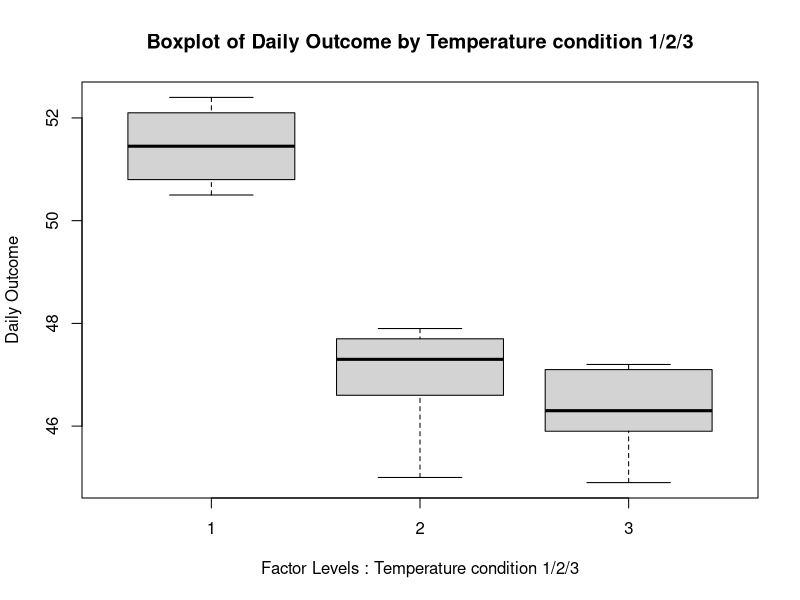
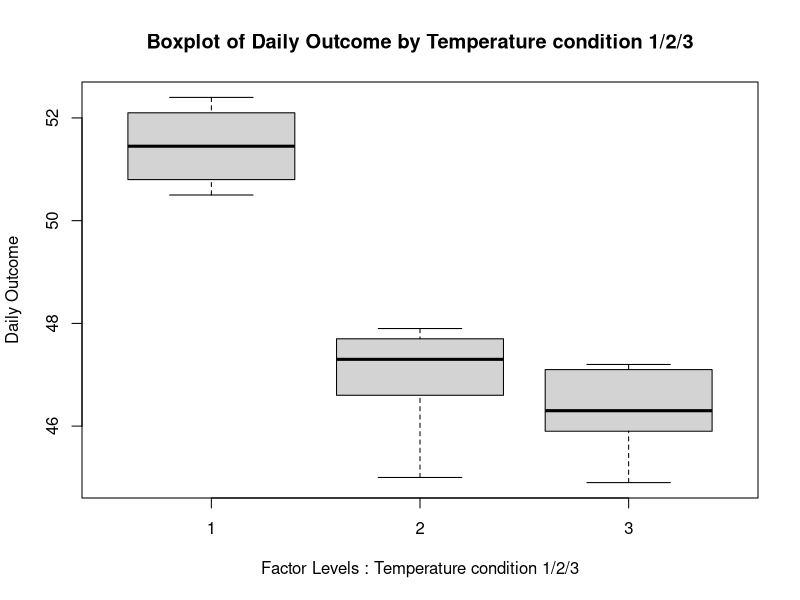

Write the R code that produced these figures, in order.

# 일원분산분석(one-way ANOVA) : aov()
# http://rfriend.tistory.com/131

# 2개의 모집단에 대한 평균을 비교, 분석하는 통계적 기법으로 
# t-Test를 활용하였다면, 비교하고자 하는 집단이 3개 이상일 경우에는 
# 분산분석 (ANOVA : Analysis Of Variance)를 이용합니다. 

# 설명변수는 범주형 자료(categorical data)이어야 하며, 
# 종속변수는 연속형 자료(continuous data) 일 때 3개 이상 집단 간 
# 평균 비교분석에 분산분석(ANOVA) 을 사용하게 됩니다.

# 분산분석(ANOVA)은 기본적으로 분산의 개념을 이용하여 분석하는 방법으로서, 
# 분산을 계산할 때처럼 편차의 각각의 제곱합을 해당 자유도로 나누어서 
# 얻게 되는 값을 이용하여 수준평균들간의 차이가 존재하는 지를 판단하게 됩니다.  

# 분산분석 (ANOVA)은 영국의 통계학자 피셔(R.A. Fisher)가 
# 고안한 분석 기법으로서, 최초에는 농사실험과 관련된 연구에서 
# 사용되었으나 요즘에는 사회과학, 공학, 의학 등 폭넓게 적용되고 있습니다. 

# 3개 이상의 집단에 대한 비교 시 모집단이 정규분포를 따르지 않을 경우에는 
# 비모수 추정과 검정 기법을 이용해야 하며, 
# 이에 대해서는 추후에 별도로 다루도록 하겠습니다.

# 분산분석은 측정하고자 하는 값에 영향을 미치는 요인(Factor)의 수에 
# 따라서 구분하는데요, 가령, 작업자(Worker)에 따라서 
# 생산량(Volume of Production)의 차이가 있는가를 비교 분석한다고 했을 때 
# '작업자(Worker)'가 바로 요인(Factor)이 되겠습니다. 
# 그리고 작업자 3명 '홍길동', '김철희', '최영희'를 요인 수준 (Factor Level) 
# 혹은 처리 (treatment) 라고 합니다.

# 측정값에 영향을 미치는 요인(Factor)이 1 개인 실험은 '일원분산분석' 
# (one-way ANOVA) 라고 하며, 측정값에 영향을 미치는 요인(Factor)이 
# 2 개인 실험은 '이원분산분석' (two-way ANOVA) 라고 부릅니다.


# [ ANOVA Model and Description in R ]

# n-way ANOVA     Model        Description

# one-way ANOVA   y ~ x1       y is explained by x1 only

# two-way ANOVA   y ~ x1 + x2  y is explained by x1 and x2

# two-way ANOVA   y ~ x1 * x2  y is explained by x1, x2 and the interaction between them 

# three-way ANOVA y ~ x1 + x2 + x3   y is explained by x1, x2 and x3


# 이번 포스팅에서는 요인(Factor)이 1개인 일원분산분석(one-way ANOVA)의 이론과 
# R의 aov() 함수의 사용법에 대해서 설명해보겠습니다.

# 요인(Factor)이 1개이면서 r개의 요인 수준(Factor Level)을 가지고 있고, 
# 각 수준에서 박복 측정수가 n개인 일원분산분석(one-way ANOVA)는 
# 다음과 같은 형태의 자료 형태와 모형을 가지게 됩니다. 


# 분산분석(ANOVA)은 측정된 자료값들의 전체 변동을 비교하고자 
# 하는 요인 수준(Factor Level) 간의 차이에 의해서 발생하는 변동과 
# 그 밖의 요인에 의해서 발생하는 변동으로 나누어서 자료를 분석하는 것이 
# 기본 원리가 되겠습니다. 

# 위에서 제시한 식의 양변을 제곱하여 전체 측정값들에 대해서 모두 더하여 식을 정리하면 아래와 같이 됩니다. (자세한 과정은 생략함) 

# 위의 총제곱합(SST)와 처리제곱합(SSTR), 오차제곱합(SSE) 
# 간의 기본원리를 이용하여 분산분석에서 사용하는 통계량들을 
# 표로 일목요연하게 정리한 것이 아래의 일원분산분석표(one-way ANOVA table) 가 
# 되겠습니다.

# 분산분석표의 제일 오른쪽에 있는 F0 통계량을 이용해서 
# 전체 수준들간의 평균이 같은지 아니면 다른지를 검정합니다.  
# 기본 개념을 설명하자면, F0 통계량은 처리평균제곱 (MSTR)의 크기에 
# 영향을 받으므로 처리평균제곱 (MSTR)이 커지면 오차평균제곱(MSE)은 
# 작아지게 되며, 따라서 F0 통계량은 분자가 커지고 분모가 작아지므로 
# 당연히 커지게 됩니다. 즉, F0 통계량 값이 크다는 것은 
# 수준 평균들간에 평균의 차이가 크다는 의미가 되겠습니다.

# 그러면, 요인효과에 대한 검정을 위해서 분산분석에서는 아래와 같은 
# 귀무가설과 대립가설을 사용하며, 검정통계량으로는 F 를 사용하여 
# 기각역 또는 P-value 에 의해서 검정을 하게 됩니다.  

# 이론 설명이 무척 길어졌는데요, 이제 드디어, 
# 아래 문제를 R의 aov() 함수를 사용해서 풀어보도록 하겠습니다.

# 문제 ) 정유사에서 온도(Factor, one-way)에 따라서 휘발유 
# 생산량에 변화가 있는지 (즉, 영향이 있는지) 알아보기 위하여 
# 온도를 3가지 조건(3 Factor Levels)으로 실험설계를 하여 
# 10번에 걸쳐서 휘발유 생산량을 측정하였습니다. 
# 관찰값이 아래와 같을 때 조사되었을 때 온도의 조건에 따라서 
#  휘발유 생산량에 차이가 있는지 유의수준 α = 10% 로 검정하시오. 

# R에 (1) 위의 관측값들을 벡터로 입력하고,
# (2) boxplot() 함수와 summary()를 이용하여 탐색적 분석을 해본 후에,
# (3) aov() 함수를 이용하여 one-way ANOVA 분석을 하였으며 
# : aov(y ~ group, data = dataset)
# (4) 기본 가정 중에 오차의 등분산성을 검정하기 위해 Bartlett 검정
# : bartlett.test(y ~ group, data = dataset)
# 을 실시하였습니다.
# 이때 조심해야 할 것이 있는데요, dataset을 데이터프레임으로 해서 
# 그룹(group, factor level)에 해당하는 변수는 반드시 
# 요인(Factor)형이어야 하므로, 만약 요인(Factor)형이 아니라면 
# 먼저 transfrom(factor()) 함수를 이용해서 변환을 시켜주고 
# ANOVA 분석을 수행해야 합니다. 


##----------------------------------------------------------
## One-way ANOVA : aov(), oneway.test
##----------------------------------------------------------

##--- Are there any daily outcome differences among temperature conditions?
# group 1 : temperature condition 1 
# group 2 : temperature condition 2
# group 3 : temperature condition 3
 
# daily outcome by tmep condition (group 1/2/3)
y1 <- c(50.5, 52.1, 51.9, 52.4, 50.6, 51.4, 51.2, 52.2, 51.5, 50.8)
y2 <- c(47.5, 47.7, 46.6, 47.1, 47.2, 47.8, 45.2, 47.4, 45.0, 47.9)
y3 <- c(46.0, 47.1, 45.6, 47.1, 47.2, 46.4, 45.9, 47.1, 44.9, 46.2)

y <- c(y1, y2, y3)
y
n <- rep(10, 3)
n
group <- rep(1:3, n)
group

# combining into data.frame
group_df <- data.frame(y, group)
group_df

sapply(group_df, class)

# transform from 'integer' to 'factor'
group_df <- transform(group_df, group = factor(group))
sapply(group_df, class)

# boxplot
attach(group_df)
boxplot(y ~ group,main = "Boxplot of Daily Outcome by Temperature condition 1/2/3"
        ,xlab = "Factor Levels : Temperature condition 1/2/3"
        ,ylab = "Daily Outcome")


# descriptive statistics by group
tapply(y, group, summary)

detach(group_df)

# one-wayANOVA
aov(y ~ group, data = group_df)
summary(aov(y ~ group, data = group_df))

# Bartlett test to test the null hypothesis of equal group variances
bartlett.test(y ~ group, data = group_df)


# 일원분산분석(one-way ANOVA) 결과 검정통계량 F-value가 81으로 나왔으며, 
# P-value 값은 '1.2e-13'으로서 매우 작게 나와 유의수준 10% 에서 
# 귀무가설을 기각하고 대립가설을 채택하게 되어 "온도 조건 1/2/3에 
# 따라서 휘발유 생산량에 차이가 있다"라고 판단할 수 있겠습니다.

# 오차의 등분산성 가정에 대해 Bartlett 검정 결과 P-value가 0.4368로서 
# 유의수준 10%에서 귀무가설을 채택하여 "오차의 등분산성 가정을 만족한다"고 
# 할 수 있겠습니다.


# R (2) 다중비교 - Tukey의 HSD (honestly significant difference) 검정 : 
# TukeyHSD()

# 지난번 포스팅에서 일원분산분석(one-way ANOVA) 이론과 R 의 aov() 함수에 
# 대해서 알아보았습니다.  그러면 이번 포스팅에서는 일원분산분석 후에 
# 이어서 하게 되는 다중비교(Multiple Comparison)에 대해서 알아보겠습니다.

# 수준의 수가 2일 때 일원분산분석에서 귀무가설 H0가 기각될 경우에는 
# 두 수준 평균간의 차이에 대해서는 t-Test를 적용하면 됩니다.  
# 하지만 수준의 수(number of Levles, groups)가 3개 이상인 경우에는 
# t-Test를 사용하면 안됩니다.  왜냐하면 비교해야할 수준수가 커질수록 
# 두 수준간의 짝들 간의 비교(pair-wise comaprison)를 하게 되면 
# 제 1종 오류(참을 거짓으로 판정할 오류)가 애초 정한 
# 유의수준 α(significance level α)가 아니라 이보다 훨씬 커지게 되기 때문입니다.

# t-Test를 사용할 경우 무슨 일이 벌어지는지 예를 들어서 설명해보겠습니다.  
# 만약 수준의 수(number of Levels, groups)가 5개일 경우 
# 각 각 쌍을 지어서 비교를 한다고 했을 때 수준평균짝들의 
# 총 갯수는 10개(5 Combination 2 = 4 + 3 + 2 + 1 = 10) 
# (R의 combination 함수를 사용하면, choose(5,2) 하면 10이 나옴) 
# 이므로 t-Test를 10번 적용해야 합니다.  
# 만약 유의수준 α (significance level α) = 0.05라고 한다면, 
# 10번의 t-Test를 각각 독립적으로 하고 나면 
# 제1종 오류가 생길 확률은 1 - (0.95)^10 = 0.4012631 가 됩니다.  
# 이는 처음의 유의수준 α 0.05보다 약 8배 크며, 
# 1종 오류가 생길 확률도 약 8배 정도 크다는 소리입니다. 

# 이러한 오류를 피하기 위해서는 유의수준을 설정된 크기로 유지하면서 
# 모든 두 수준짝들의 평균을 동시에 비교할 수 있도록 고안된 검정방법인 
# 다중비교(multiple comparison)으로 
# Tukey's HSD(honestly significant difference) test와 
# Duncan's LSR(least significant range) test 가 있는데요, 
# 이번 포스팅에서는 Tukey's HSD test 에 대해서 소개하겠습니다.

# Tukey's HSD(honestly significant difference) test는 
# studentized range distribution을 이용하여 모든 가능한 
# 두 수준작들의 평균간의 차이가 있는지를 
# 검정(pairwise post-hoc testing using Tukey HSD test)하는 방법입니다.  
# Tukey's HSD test 의 통계량 및 검정 방법은 아래와 같습니다. 

# F-검정 통계량을 사용해서 한개의 요인(Factor) 내 
# 세 개 이상의 수준(Levels)의 집단 간에 평균의 차이가 있는지 
# 없는지를 검정하였는데, 만약 분석 결과가 "인자 수준들의 평균 μi 는 
# 모두 같다"는 귀무가설 H0를 기각하고 "인자 수준들의 평균 μi 는 
# 모두 같지 않다" 대립가설 H1을 채택할 경우가 생겼다고 합시다. 
# 이럴 경우 수준(Levels)의 집단 간에 어디에서 차이가 생겼는지 알고 
# 싶을 때 사용하는 분석법이 다중비교(multiple comparison)이 되겠습니다.  


# 그러면, (1) R의 aov() 함수를 사용해서 유의수준 0.05 하에 
# 일원분산분석(one-way ANOVA)를 먼저 해보고 
# (<= 이것은 지난번 포스팅과 동일합니다), 
# (2) Tukey's HSD test를 통해서 다중비교(multiple comparison)을 하여 
# 쌍을 이룬 집단간의 평균 비교 중에서 어디서 차이가 발생한건지 알아보도록 
# 하겠습니다. 

##----------------------------------------------------------
## One-way ANOVA : aov(), oneway.test
##----------------------------------------------------------
##--- Are there any daily outcome differences among temperature conditions?
# group 1 : temperature condition 1 
# group 2 : temperature condition 2
# group 3 : temperature condition 3
 
# daily outcome by tmep condition (group 1/2/3)
y1 <- c(50.5, 52.1, 51.9, 52.4, 50.6, 51.4, 51.2, 52.2, 51.5, 50.8)
y2 <- c(47.5, 47.7, 46.6, 47.1, 47.2, 47.8, 45.2, 47.4, 45.0, 47.9)
y3 <- c(46.0, 47.1, 45.6, 47.1, 47.2, 46.4, 45.9, 47.1, 44.9, 46.2)
 
y <- c(y1, y2, y3)
y
n <- rep(10, 3)
n
group <- rep(1:3, n) 
group

# combining into data.frame
group_df <- data.frame(y, group)
group_df
sapply(group_df, class)

# transform from 'integer' to 'factor'
group_df <- transform(group_df, group = factor(group))
sapply(group_df, class)

# boxplot
attach(group_df)

boxplot(y ~ group, 
        main = "Boxplot of Daily Outcome by Temperature condition 1/2/3", 
        xlab = "Factor Levels : Temperature condition 1/2/3", 
        ylab = "Daily Outcome")




# descriptive statistics by group
tapply(y, group, summary)
detach(group_df)

# one-wayANOVA
aov(y ~ group, data = group_df)

summary(aov(y ~ group))

# Bartlett test to test the null hypothesis of equal group variances
bartlett.test(y ~ group, data = group_df)


##------------------------------------------------------------------
## multiple comparison 
## - Tukey's HSD(honestly significant difference) test : TukeyHSD()
##------------------------------------------------------------------
  
group_aov <- aov(y ~ group, data = group_df)
TukeyHSD(group_aov)


# 위의 일원분산분석(one-way ANOVA) 결과를 보면 P-value가 9.34e-10 으로서 
# 대립가설 H1을 채택하게 되어 평균이 서로 다르다고 판단할 수 있으므로, 
# 자연스럽게 그 다음 질문은 "다르다고 하는데 그러면 쌍을 이룬 평균 비교 
# 중에서 어디에서 차이가 난다는 말인가?"가 될 것입니다.

# 이 질문에 답하기 위해 위의 Tukey's HSD test 결과를 보면, 
# "multiple comparisons of means, 95% family-wise confidence level'이라는 
# 설명이 나오는데요, 2개씩 쌍을 이룬 수준간 평균의 다중 비교를 95% 
# 신뢰수준으로 상한(upr)과 하한(lwr)의 신뢰계수 구간을 구했고, 
# P-value도 구해주었습니다.

# 위의 결과를 보면 'group 2'와 'group 1'은 평균 차이가 -4.52 이고 
# adj. P-value가 0.0000000이고, 'group 3'과 'group 1'의 평균 차이는 
# -5.11이고 adj. P-value가 0.0000000 으로서, 
# 유의수준 0.05보다 훨씬 작으므로 이들 group (수준, factor levels) 
# 간에는 평균의 차이가 있다고 유의수준 0.05 기준 하에 판단할 수 있겠습니다.  
# 반면에, 'group 3'과 'group 2'는 평균 차이가 -0.59이고 adjusted P-value 
# 가 0.2813795 로서 유의수준 0.05보다 크므로 
# 귀무가설 H0 '두 집단 간 평균차이는 없다'를 채택하게 됩니다.  
# 이는 저 위에 있는 Boxplot을 보면 좀더 쉽게 이해가 될 것 같습니다.

# 위 분석 결과를 보기에 좋게 표로 나타내면 아래와 같습니다. 

# Tukey's HSD test의 이론에 대해서는 알쏭달쏭한 말들을 잔뜩 써놨는데요, 
# R 함수는 TukeyHSD() 딱 한줄이어서 미친 듯이 간단합니다. ^^'  
# 다음번 포스팅에서는 Duncan's LSR(least significant range) test에 
# 대해서 알아보도록 하겠습니다.


